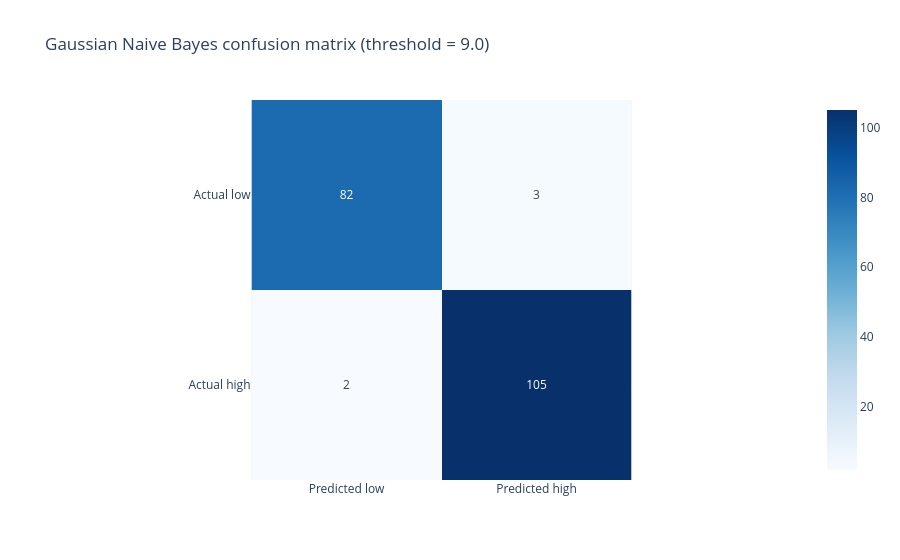

The cell this chart's notebook holds for it:
### Code cell
nb_target = (df[target] >= NB_HIGH_SCORE_THRESHOLD).astype(int)
X_train_nb, X_test_nb, y_train_nb, y_test_nb = train_test_split(
    X,
    nb_target,
    test_size=TEST_SIZE,
    random_state=RANDOM_STATE,
    stratify=nb_target,
)

naive_bayes_pipeline = Pipeline([
    ("imputer", SimpleImputer(strategy="median")),
    ("scaler", StandardScaler()),
    ("model", GaussianNB()),
])
naive_bayes_pipeline.fit(X_train_nb, y_train_nb)
nb_predictions = naive_bayes_pipeline.predict(X_test_nb)

nb_results = pd.DataFrame([
    {
        "Metric": "Accuracy",
        "Value": accuracy_score(y_test_nb, nb_predictions),
    },
    {
        "Metric": "Precision",
        "Value": precision_score(y_test_nb, nb_predictions),
    },
    {
        "Metric": "Recall",
        "Value": recall_score(y_test_nb, nb_predictions),
    },
    {
        "Metric": "F1",
        "Value": f1_score(y_test_nb, nb_predictions),
    },
])
display(nb_results)

nb_confusion = confusion_matrix(y_test_nb, nb_predictions)
fig_nb_confusion = px.imshow(
    nb_confusion,
    text_auto=True,
    color_continuous_scale="Blues",
    x=["Predicted low", "Predicted high"],
    y=["Actual low", "Actual high"],
    title=f"Gaussian Naive Bayes confusion matrix (threshold = {NB_HIGH_SCORE_THRESHOLD})",
)
fig_nb_confusion.show()

### Figure 1 — Plotly figure (JSON) as saved in the notebook; plotly's stock layout.template omitted (floating-point values rounded to 4 significant figures)
{"data": [{"coloraxis": "coloraxis", "hovertemplate": "x: %{x}<br>y: %{y}<br>color: %{z}<extra></extra>", "name": "0", "texttemplate": "%{z}", "type": "heatmap", "x": ["Predicted low", "Predicted high"], "xaxis": "x", "y": ["Actual low", "Actual high"], "yaxis": "y", "z": [[82, 3], [2, 105]]}], "layout": {"coloraxis": {"colorscale": [[0, "rgb(247,251,255)"], [0.125, "rgb(222,235,247)"], [0.25, "rgb(198,219,239)"], [0.375, "rgb(158,202,225)"], [0.5, "rgb(107,174,214)"], [0.625, "rgb(66,146,198)"], [0.75, "rgb(33,113,181)"], [0.875, "rgb(8,81,156)"], [1, "rgb(8,48,107)"]]}, "title": {"text": "Gaussian Naive Bayes confusion matrix (threshold = 9.0)"}, "xaxis": {"anchor": "y", "constrain": "domain", "domain": [0, 1], "scaleanchor": "y"}, "yaxis": {"anchor": "x", "autorange": "reversed", "constrain": "domain", "domain": [0, 1]}}}
